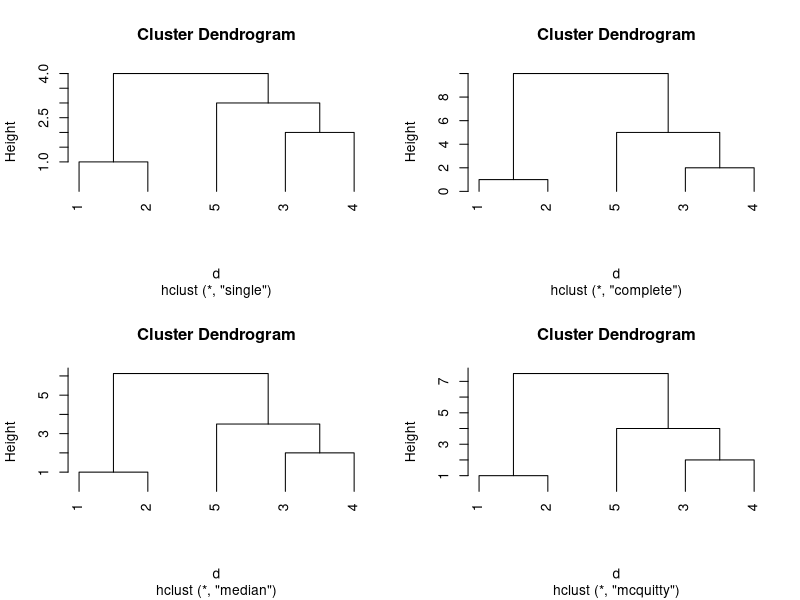
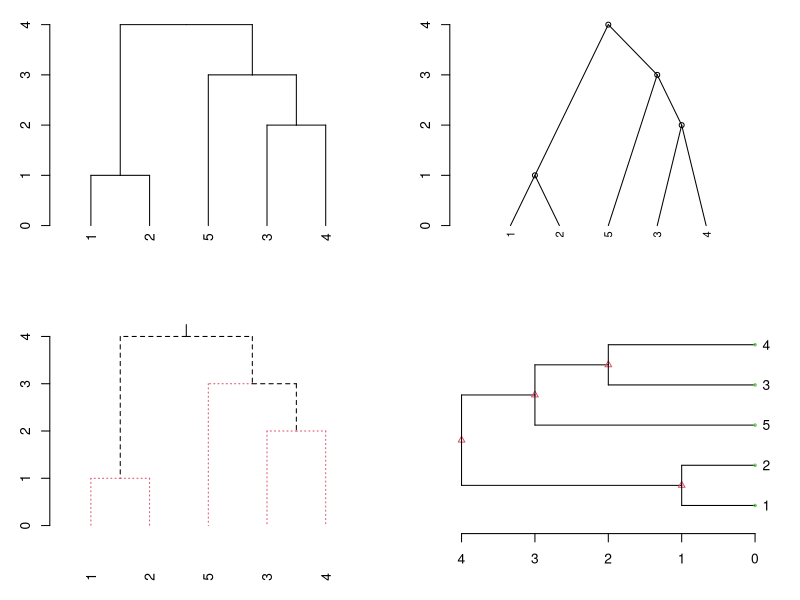

The R script that drew these images, in order:
x<-c(1,2,6,8,11); dim(x)<-c(5,1)
d<-dist(x)
hc1<-hclust(d, "single"); hc2<-hclust(d, "complete")
hc3<-hclust(d, "median"); hc4<-hclust(d, "mcquitty")

opar <- par(mfrow = c(2, 2))
plot(hc1,hang=-1); plot(hc2,hang=-1)
plot(hc3,hang=-1); plot(hc4,hang=-1)
par(opar)

dend1<-as.dendrogram(hc1)
opar <- par(mfrow = c(2, 2),mar = c(4,3,1,2))
plot(dend1)
plot(dend1, nodePar=list(pch = c(1,NA), cex=0.8, lab.cex = 0.8),
     type = "t", center=TRUE)
plot(dend1, edgePar=list(col = 1:2, lty = 2:3), dLeaf=1, edge.root = TRUE)
plot(dend1, nodePar=list(pch = 2:1,cex=.4*2:1, col = 2:3), horiz=TRUE)
par(opar)

